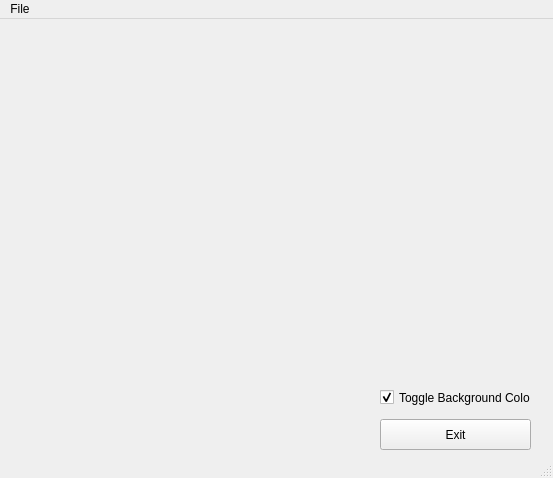
<?xml version="1.0" encoding="UTF-8"?>
<ui version="4.0">
 <class>MainWindow</class>
 <widget class="QMainWindow" name="MainWindow">
  <property name="geometry">
   <rect>
    <x>0</x>
    <y>0</y>
    <width>553</width>
    <height>478</height>
   </rect>
  </property>
  <property name="focusPolicy">
   <enum>Qt::NoFocus</enum>
  </property>
  <property name="windowTitle">
   <string>MainWindow</string>
  </property>
  <widget class="QWidget" name="centralwidget">
   <widget class="GLWidget" name="widget" native="true">
    <property name="geometry">
     <rect>
      <x>20</x>
      <y>20</y>
      <width>511</width>
      <height>341</height>
     </rect>
    </property>
    <property name="focusPolicy">
     <enum>Qt::StrongFocus</enum>
    </property>
   </widget>
   <widget class="QPushButton" name="pushButton">
    <property name="geometry">
     <rect>
      <x>380</x>
      <y>400</y>
      <width>151</width>
      <height>31</height>
     </rect>
    </property>
    <property name="text">
     <string>Exit</string>
    </property>
   </widget>
   <widget class="QCheckBox" name="checkBox">
    <property name="geometry">
     <rect>
      <x>380</x>
      <y>370</y>
      <width>151</width>
      <height>17</height>
     </rect>
    </property>
    <property name="text">
     <string>Toggle Background Color</string>
    </property>
    <property name="checked">
     <bool>true</bool>
    </property>
   </widget>
  </widget>
  <widget class="QMenuBar" name="menubar">
   <property name="geometry">
    <rect>
     <x>0</x>
     <y>0</y>
     <width>553</width>
     <height>21</height>
    </rect>
   </property>
   <widget class="QMenu" name="menuFile">
    <property name="title">
     <string>File</string>
    </property>
    <addaction name="actionOpen"/>
   </widget>
   <addaction name="menuFile"/>
  </widget>
  <widget class="QStatusBar" name="statusbar"/>
  <action name="actionOpen">
   <property name="text">
    <string>Open</string>
   </property>
  </action>
 </widget>
 <customwidgets>
  <customwidget>
   <class>GLWidget</class>
   <extends>QWidget</extends>
   <header>glwidget.h</header>
   <container>1</container>
   <slots>
    <signal>statusBarMessage(QString)</signal>
    <slot>toggleBackgroundColor(bool)</slot>
    <slot>showFileOpenDialog()</slot>
   </slots>
  </customwidget>
 </customwidgets>
 <resources/>
 <connections>
  <connection>
   <sender>pushButton</sender>
   <signal>clicked()</signal>
   <receiver>MainWindow</receiver>
   <slot>close()</slot>
   <hints>
    <hint type="sourcelabel">
     <x>665</x>
     <y>466</y>
    </hint>
    <hint type="destinationlabel">
     <x>399</x>
     <y>299</y>
    </hint>
   </hints>
  </connection>
  <connection>
   <sender>checkBox</sender>
   <signal>toggled(bool)</signal>
   <receiver>widget</receiver>
   <slot>toggleBackgroundColor(bool)</slot>
   <hints>
    <hint type="sourcelabel">
     <x>625</x>
     <y>459</y>
    </hint>
    <hint type="destinationlabel">
     <x>445</x>
     <y>261</y>
    </hint>
   </hints>
  </connection>
  <connection>
   <sender>actionOpen</sender>
   <signal>triggered()</signal>
   <receiver>widget</receiver>
   <slot>showFileOpenDialog()</slot>
   <hints>
    <hint type="sourcelabel">
     <x>-1</x>
     <y>-1</y>
    </hint>
    <hint type="destinationlabel">
     <x>445</x>
     <y>261</y>
    </hint>
   </hints>
  </connection>
  <connection>
   <sender>widget</sender>
   <signal>statusBarMessage(QString)</signal>
   <receiver>statusbar</receiver>
   <slot>showMessage(QString)</slot>
   <hints>
    <hint type="sourcelabel">
     <x>275</x>
     <y>211</y>
    </hint>
    <hint type="destinationlabel">
     <x>276</x>
     <y>467</y>
    </hint>
   </hints>
  </connection>
 </connections>
</ui>
